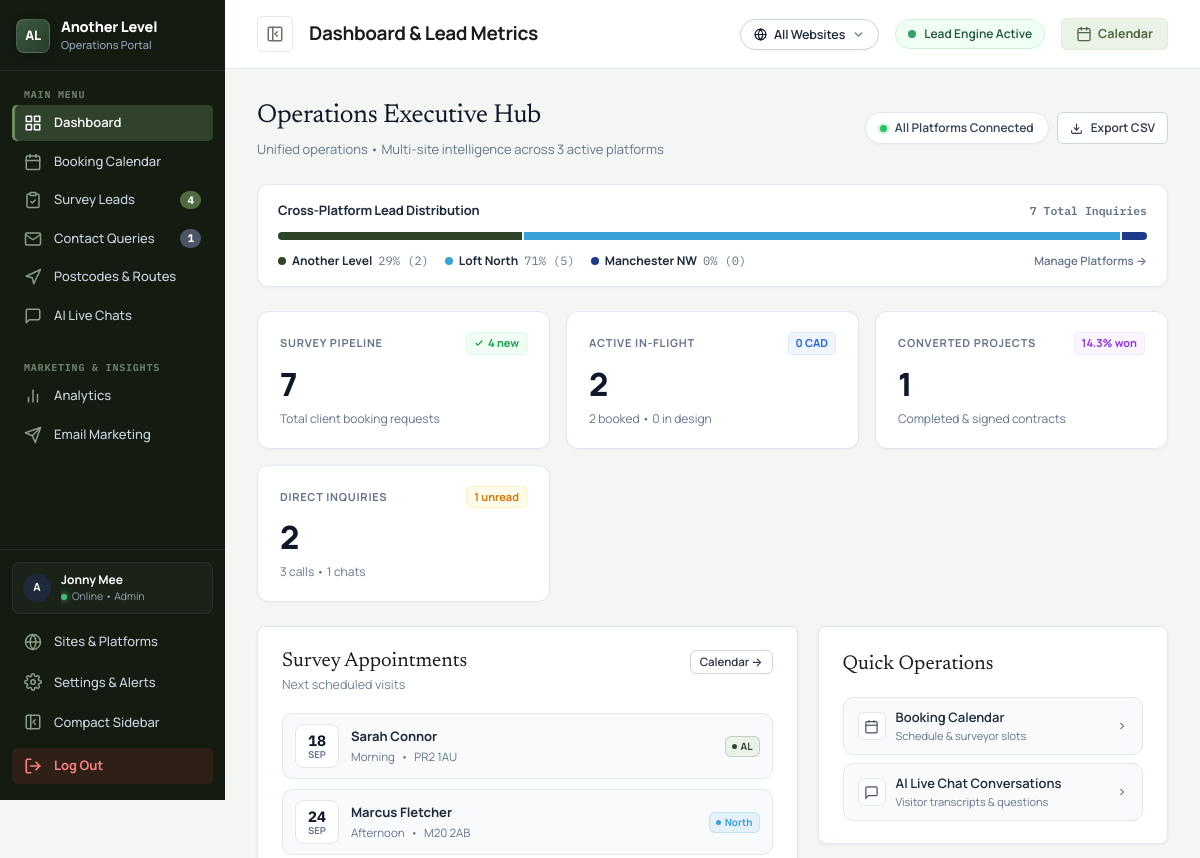
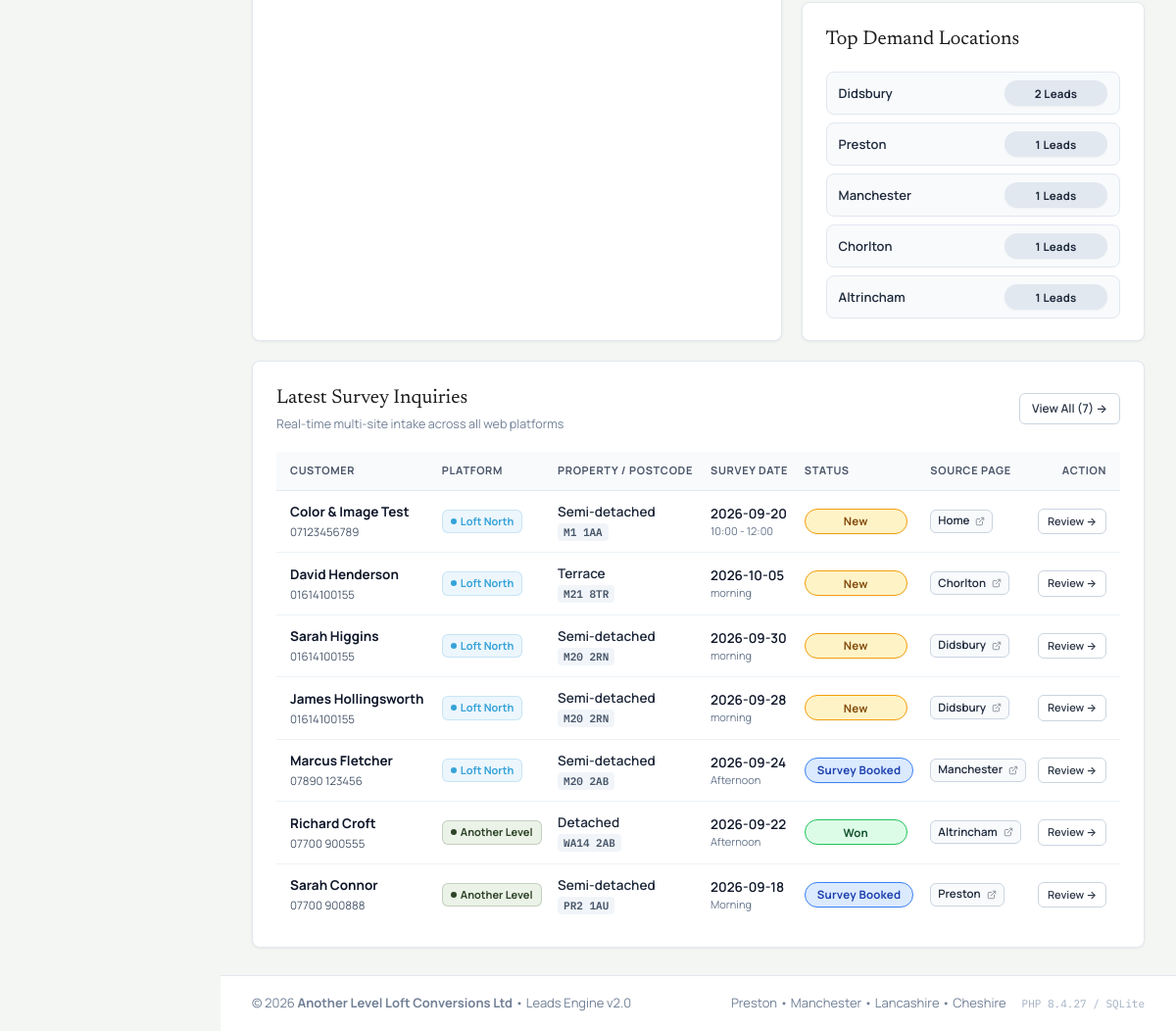
/panel/index.php (signed in), run on the app's committed database (2 pictures, top to bottom).
### tables this page shows
CREATE TABLE sites (
                id INTEGER PRIMARY KEY AUTOINCREMENT,
                site_key TEXT UNIQUE NOT NULL,
                name TEXT NOT NULL,
                short_name TEXT NOT NULL,
                color TEXT NOT NULL,
                badge_bg TEXT NOT NULL,
                domain TEXT,
                phone TEXT,
                email TEXT,
                is_active INTEGER DEFAULT 1,
                created_at DATETIME DEFAULT CURRENT_TIMESTAMP
            );

CREATE TABLE bookings (
            id INTEGER PRIMARY KEY AUTOINCREMENT,
            reference_id TEXT UNIQUE NOT NULL,
            property_type TEXT,
            postcode TEXT,
            address TEXT,
            loft_height TEXT,
            preferred_date TEXT NOT NULL,
            preferred_slot TEXT NOT NULL,
            name TEXT NOT NULL,
            phone TEXT NOT NULL,
            email TEXT,
            status TEXT DEFAULT 'New',
            internal_notes TEXT,
            source_page TEXT,
            ip_address TEXT,
            device_type TEXT,
            browser TEXT,
            location_city TEXT,
            referrer TEXT,
            created_at DATETIME DEFAULT CURRENT_TIMESTAMP,
            updated_at DATETIME DEFAULT CURRENT_TIMESTAMP
        , site_id INTEGER DEFAULT 1);

### panel/index.php (the view, shortened to what the rows shown need)
<?php
require_once __DIR__ . '/includes/sites.php';
$pageTitle = "Dashboard & Lead Metrics";
require_once __DIR__ . '/includes/header.php';
$isAllSites = isAllSitesMode();
$activeSite = getActiveSite();
$siteFilter = buildSiteFilterSql('site_id', 'AND');
$sfClause   = $siteFilter['clause'];
$sfParams   = $siteFilter['params'];
try {
    $recentLeadsStmt = $db->prepare("
        SELECT * FROM bookings
        WHERE LOWER(status) != 'spam' " . $sfClause . "
        ORDER BY id DESC
        LIMIT 10
    ");
    $recentLeadsStmt->execute($sfParams);
    $recentLeads = $recentLeadsStmt->fetchAll(PDO::FETCH_ASSOC);
    $upcomingSurveysStmt = $db->prepare("
        SELECT id, name, phone, preferred_date, preferred_slot, property_type, postcode, site_id, status
        FROM bookings
        WHERE LOWER(status) IN ('survey_booked', 'confirmed') " . $sfClause . "
        ORDER BY preferred_date ASC, id ASC
        LIMIT 4
    ");
    $upcomingSurveysStmt->execute($sfParams);
    $upcomingSurveys = $upcomingSurveysStmt->fetchAll(PDO::FETCH_ASSOC);
    $siteBreakdowns = [];
    $totalNetworkLeads = 0;
    if ($isAllSites) {
        $allSitesList = getAllSites();
        foreach ($allSitesList as $s) {
            $sid = (int)$s['id'];
            $stTotal = (int)$db->query("SELECT COUNT(*) FROM bookings WHERE LOWER(status) != 'spam' AND (site_id = $sid OR (site_id IS NULL AND $sid = 1))")->fetchColumn();
            $stNew   = (int)$db->query("SELECT COUNT(*) FROM bookings WHERE LOWER(status) = 'new' AND (site_id = $sid OR (site_id IS NULL AND $sid = 1))")->fetchColumn();
            $stWon   = (int)$db->query("SELECT COUNT(*) FROM bookings WHERE LOWER(status) = 'won' AND (site_id = $sid OR (site_id IS NULL AND $sid = 1))")->fetchColumn();
            $totalNetworkLeads += $stTotal;
            $siteBreakdowns[] = [
                'site'  => $s,
                'total' => $stTotal,
                'new'   => $stNew,
                'won'   => $stWon
            ];
        }
    }
} catch (Exception $e) {
    $errorMsg = $e->getMessage();
}
?>
<div class="luxury-dashboard-header">
  <div>
    <h1 class="luxury-header-title">
      <?php if ($isAllSites): ?>
        Operations Executive Hub
      <?php else: ?>
        <?php echo htmlspecialchars($activeSite['name']); ?>
      <?php endif; ?>
    </h1>
  </div>
</div>
<?php if ($isAllSites && !empty($siteBreakdowns) && $totalNetworkLeads > 0): ?>
<div class="luxury-share-strip">
  <div class="luxury-share-legend">
    <?php foreach ($siteBreakdowns as $sb):
      $s = $sb['site'];
    ?>
      <a href="?switch_site=<?php echo $s['id']; ?>" class="luxury-legend-item" style="text-decoration:none;color:inherit" title="Filter to <?php echo htmlspecialchars($s['name']); ?>">
        <span class="luxury-legend-dot" style="background:<?php echo htmlspecialchars($s['color']); ?>"></span>
        <strong style="font-weight:700;color:#1E293B"><?php echo htmlspecialchars($s['short_name']); ?></strong>
        <span style="font-family:var(--font-mono);color:#64748B"><?php echo $sb['share']; ?>% (<?php echo $sb['total']; ?>)</span>
      </a>
    <?php endforeach; ?>
  </div>
</div>
<?php endif; ?>
<div class="dashboard-operations-row">
  <div class="panel-card" style="flex:1.4;min-width:0">
    <?php if (empty($upcomingSurveys)): ?>
      <p style="font-size:12.5px;color:#94A3B8;margin:0;padding:8px 0">No upcoming surveys scheduled at the moment.</p>
    <?php else: ?>
      <div class="luxury-agenda-list">
        <?php foreach ($upcomingSurveys as $sLead):
          $ts = !empty($sLead['preferred_date']) ? strtotime($sLead['preferred_date']) : null;
          $dayNum = $ts ? date('d', $ts) : '--';
          $moName = $ts ? date('M', $ts) : 'FLEX';
        ?>
          <a href="bookings.php?lead_id=<?php echo $sLead['id']; ?>" class="luxury-agenda-item">
            <div class="luxury-agenda-date">
              <span class="luxury-agenda-day"><?php echo $dayNum; ?></span>
              <span class="luxury-agenda-mo"><?php echo $moName; ?></span>
            </div>
            <div class="luxury-agenda-info">
              <div class="luxury-agenda-name"><?php echo htmlspecialchars($sLead['name']); ?></div>
              <div class="luxury-agenda-meta">
                <span><?php echo htmlspecialchars($sLead['preferred_slot'] ?: 'Flexible'); ?></span>
                <span>&bull;</span>
                <span><?php echo htmlspecialchars($sLead['postcode']); ?></span>
              </div>
            </div>
            <div class="luxury-agenda-badge">
              <?php echo renderSiteBadge($sLead['site_id'] ?? 1, true); ?>
            </div>
          </a>
        <?php endforeach; ?>
      </div>
    <?php endif; ?>
  </div>
</div>
<div class="panel-card dashboard-leads-card" style="margin-top:20px;overflow:hidden">
  <div class="panel-card-header" style="display:flex;align-items:center;justify-content:space-between">
    <div>
      <h2 class="panel-card-title">Latest Survey Inquiries</h2>
    </div>
  </div>
  <div class="table-responsive">
    <table class="panel-table dashboard-leads-table" style="width:100%">
      <thead>
        <tr>
          <th style="min-width:115px">Customer</th>
          <th style="min-width:78px">Platform</th>
          <th style="min-width:95px">Property / Postcode</th>
          <th style="min-width:92px">Survey Date</th>
          <th style="min-width:75px">Status</th>
          <th style="min-width:85px">Source Page</th>
          <th style="min-width:65px;text-align:right">Action</th>
        </tr>
      </thead>
      <tbody>
        <?php if (empty($recentLeads)): ?>
          <tr>
            <td colspan="7" style="text-align:center;padding:40px 20px;color:#94A3B8">
              <svg viewBox="0 0 24 24" width="32" height="32" fill="none" stroke="currentColor" stroke-width="1.5" style="margin:0 auto 10px;display:block;opacity:0.5"><circle cx="12" cy="12" r="10"></circle><line x1="12" y1="8" x2="12" y2="12"></line><line x1="12" y1="16" x2="12.01" y2="16"></line></svg>
              No bookings recorded yet for this platform view.
            </td>
          </tr>
        <?php else: ?>
          <?php foreach ($recentLeads as $lead): ?>
            <tr>
              <td>
                <strong style="color:#0F172A"><?php echo htmlspecialchars($lead['name']); ?></strong>
                <div style="font-size:11.5px;color:#64748B;margin-top:2px">
                  <a href="tel:<?php echo htmlspecialchars($lead['phone']); ?>" style="color:#475569;text-decoration:none"><?php echo htmlspecialchars($lead['phone']); ?></a>
                </div>
              </td>
              <td>
                <?php echo renderSiteBadge($lead['site_id'] ?? 1); ?>
              </td>
              <td>
                <div style="font-weight:600;color:#1E293B"><?php echo htmlspecialchars($lead['property_type'] ?: 'Loft Conversion'); ?></div>
                <span class="mono-badge" style="font-size:11px"><?php echo htmlspecialchars($lead['postcode'] ?: 'N/A'); ?></span>
              </td>
              <td>
                <div style="font-weight:600;color:#0F172A">
                  <?php echo htmlspecialchars($lead['preferred_date'] ?: 'Flexible'); ?>
                </div>
                <div style="font-size:11px;color:#64748B">
                  <?php echo htmlspecialchars($lead['preferred_slot'] ?: 'Any Slot'); ?>
                </div>
              </td>
              <td>
                <span class="badge badge-<?php echo htmlspecialchars((string)$lead['status']); ?>">
                  <?php echo ucwords(str_replace('_', ' ', (string)$lead['status'])); ?>
                </span>
              </td>
              <td style="white-space:nowrap">
                <?php
                  $rawSrc = $lead['source_page'] ?? $lead['page_url'] ?? '/';
                  $linkUrl = getSitePageUrl($lead['site_id'] ?? 1, (string)$rawSrc);
                  $readableName = formatPageLocation((string)$rawSrc);
                ?>
                <a href="<?php echo htmlspecialchars($linkUrl); ?>" target="_blank" class="source-pill" title="View page: <?php echo htmlspecialchars($readableName); ?>">
                  <span><?php echo htmlspecialchars($readableName); ?></span>
                </a>
              </td>
              <td style="text-align:right;white-space:nowrap">
                <a href="bookings.php?lead_id=<?php echo $lead['id']; ?>" class="btn btn-sm btn-secondary" style="font-size:11px;padding:4px 9px;white-space:nowrap">
                  Review &rarr;
                </a>
              </td>
            </tr>
          <?php endforeach; ?>
        <?php endif; ?>
      </tbody>
    </table>
  </div>
</div>
<?php require_once __DIR__ . '/includes/footer.php'; ?>

### panel/includes/header.php (shortened to what the rows shown need)
<?php
require_once __DIR__ . '/auth.php';
require_once __DIR__ . '/sites.php';
$currentUser = getCurrentUser();
$allSitesList = getAllSites();
?>
<!DOCTYPE html>
<html lang="en">
<head>
  <link rel="stylesheet" href="css/panel.css?v=<?php echo time(); ?>">
</head>
<body class="panel-body">
<div class="panel-wrapper">
  <aside class="panel-sidebar" id="panelSidebar">
    <div class="sidebar-footer">
      <div class="sidebar-user-mini" style="display:flex;align-items:center;gap:10px;padding:8px 10px;margin-bottom:8px;border-radius:8px;background:rgba(255,255,255,0.03);border:1px solid rgba(255,255,255,0.06);">
        <div class="user-avatar" style="width:28px;height:28px;font-size:11px;background:#1E293B;color:#FFFFFF;border-radius:50%;display:flex;align-items:center;justify-content:center;font-weight:700;flex-shrink:0;">
          <?php echo strtoupper(substr($currentUser['username'] ?? 'J', 0, 1)); ?>
        </div>
        <div style="flex:1;min-width:0;overflow:hidden">
          <div style="font-size:12px;font-weight:700;color:#FFFFFF;white-space:nowrap;overflow:hidden;text-overflow:ellipsis">
            <?php echo htmlspecialchars($currentUser['full_name'] ?? 'Jonny Mee'); ?>
          </div>
          <div style="font-size:10.5px;color:#94A3B8;display:flex;align-items:center;gap:5px">
            <span class="status-dot-green"></span> Online &bull; Admin
          </div>
        </div>
      </div>
    </div>
  </aside>
  <div class="panel-main">
    <header class="panel-topbar">
      <div class="topbar-left">
        <div class="mobile-topbar-brand">
          <div>
            <h1 class="topbar-title">
              <span class="topbar-title-full"><?php echo htmlspecialchars($pageTitle); ?></span>
            </h1>
          </div>
        </div>
      </div>
    </header>
    <main class="panel-content">

### panel/includes/sites.php (shortened to what the rows shown need)
<?php
require_once __DIR__ . '/db.php';
require_once __DIR__ . '/auth.php';
function getAllSites(bool $includeInactive = false): array {
    static $sitesCache = null;
    if ($sitesCache !== null && !$includeInactive) {
        return $sitesCache;
    }
    $db = getDb();
    $sql = "SELECT * FROM sites" . ($includeInactive ? "" : " WHERE is_active = 1") . " ORDER BY id ASC";
    $sites = $db->query($sql)->fetchAll(PDO::FETCH_ASSOC);
    if (!$includeInactive) {
        $sitesCache = $sites;
    }
    return $sites;
}
function getSiteById(int $id): ?array {
    $sites = getAllSites(true);
    foreach ($sites as $s) {
        if ((int)$s['id'] === $id) {
            return $s;
        }
    }
    return null;
}
function getActiveSiteId(): string|int {
    $switchParam = $_GET['switch_site'] ?? $_GET['site'] ?? null;
    if (isset($_SESSION['active_site_id'])) {
        return $_SESSION['active_site_id'] === 'all' ? 'all' : (int)$_SESSION['active_site_id'];
    }
    return 'all';
}
function isAllSitesMode(): bool {
    return getActiveSiteId() === 'all';
}
function renderSiteBadge(int|string $siteId, bool $isSmall = false): string {
    $site = getSiteById((int)$siteId);
    $color = htmlspecialchars($site['color']);
    $bg = htmlspecialchars($site['badge_bg']);
    if ($isSmall) {
        $short = match((int)$site['id']) {
            1 => 'AL',
            2 => 'North',
            default => 'Site ' . $site['id']
        };
        $fontSize = '10px';
        $padding = '2px 6px';
        $dotSize = '5px';
    } else {
        $short = htmlspecialchars($site['short_name']);
        $fontSize = '11px';
        $padding = '3px 8px';
        $dotSize = '6px';
    }
    return sprintf(
        '<span class="site-tag site-tag-%s" style="background:%s;color:%s;border:1px solid %s33;font-size:%s;padding:%s;border-radius:6px;font-weight:700;display:inline-flex;align-items:center;gap:4px;white-space:nowrap;flex-shrink:0;"><span style="width:%s;height:%s;border-radius:50%%;background:%s;display:inline-block;flex-shrink:0"></span>%s</span>',
        htmlspecialchars($site['site_key']),
        $bg,
        $color,
        $color,
        $fontSize,
        $padding,
        $dotSize,
        $dotSize,
        $color,
        $short
    );
}
function buildSiteFilterSql(string $column = 'site_id', string $operator = 'WHERE'): array {
    $id = getActiveSiteId();
    if ($id === 'all') {
        return [
            'clause' => '',
            'params' => []
        ];
    }
    $prefix = $operator === 'AND' ? ' AND ' : ' WHERE ';
    return [
        'clause' => "{$prefix} ({$column} = ? OR {$column} IS NULL)",
        'params' => [(int)$id]
    ];
}
function getSitePageUrl(int|string|null $siteId, ?string $rawPageUrl): string {
    $siteId = (int)($siteId ?: 1);
    $path = trim((string)$rawPageUrl);
    if ($path === "" || $path === "/" || $path === "home") {
        $path = "index.php";
    }
    $cleanPath = ltrim($path, "/");
    $httpHost = $_SERVER["HTTP_HOST"] ?? "localhost:8000";
    $hostOnly = explode(":", $httpHost)[0];
    $isLocal = in_array($hostOnly, ["localhost", "127.0.0.1", "::1"], true)
               || str_ends_with($hostOnly, ".test")
               || str_ends_with($hostOnly, ".local")
               || filter_var($hostOnly, FILTER_VALIDATE_IP) !== false;
    if ($isLocal) {
        $scheme = (!empty($_SERVER["HTTPS"]) && $_SERVER["HTTPS"] !== "off") ? "https" : "http";
        if ($siteId === 2) {
            return "{$scheme}://{$hostOnly}:8001/{$cleanPath}";
        } elseif ($siteId === 1) {
            return "{$scheme}://{$hostOnly}:8000/{$cleanPath}";
        } else {
            $port = 8000 + ($siteId - 1);
            return "{$scheme}://{$hostOnly}:{$port}/{$cleanPath}";
        }
    }
    $site = getSiteById($siteId);
    $domain = !empty($site["domain"]) ? $site["domain"] : "anotherlevelloftconversions.co.uk";
    return "https://{$domain}/{$cleanPath}";
}

### data on the page
sites: short_name "Another Level"
sites: short_name "Loft North", share "71", total "5"
sites: short_name "Manchester NW", share "0", total "0"
bookings: preferred_date "18", preferred_date "SEP", name "Sarah Connor", preferred_slot "Morning", postcode "PR2 1AU", site "AL", phone "07700 900888", site.short_name "Another Level", property_type "Semi-detached", preferred_date "2026-09-18", status "Survey Booked", source_page "Preston"
bookings: preferred_date "24", preferred_date "SEP", name "Marcus Fletcher", preferred_slot "Afternoon", postcode "M20 2AB", site "North", phone "07890 123456", site.short_name "Loft North", property_type "Semi-detached", preferred_date "2026-09-24", status "Survey Booked", source_page "Manchester"
bookings: name "Color & Image Test", phone "07123456789", site.short_name "Loft North", property_type "Semi-detached", postcode "M1 1AA", preferred_date "2026-09-20", preferred_slot "10:00 - 12:00", status "New", source_page "Home"
bookings: name "David Henderson", phone "01614100155", site.short_name "Loft North", property_type "Terrace", postcode "M21 8TR", preferred_date "2026-10-05", preferred_slot "morning", status "New", source_page "Chorlton"
bookings: name "Sarah Higgins", phone "01614100155", site.short_name "Loft North", property_type "Semi-detached", postcode "M20 2RN", preferred_date "2026-09-30", preferred_slot "morning", status "New", source_page "Didsbury"
bookings: name "James Hollingsworth", phone "01614100155", site.short_name "Loft North", property_type "Semi-detached", postcode "M20 2RN", preferred_date "2026-09-28", preferred_slot "morning", status "New", source_page "Didsbury"
bookings: name "Richard Croft", phone "07700 900555", site.short_name "Another Level", property_type "Detached", postcode "WA14 2AB", preferred_date "2026-09-22", preferred_slot "Afternoon", status "Won", source_page "Altrincham"

### other printed values
$newBookingsCount "4"
$newContactsCount "1"
substr($currentUser['username'] ?? 'J', 0, 1) "A"
$currentUser['full_name'] "Jonny Mee"
$pageTitle "Dashboard & Lead Metrics"
count($siteBreakdowns) "3"
$totalNetworkLeads "7"
$sb['share'] "29"
$sb['total'] "2"
$newBookings "4"
$totalBookings "7"
$cadSent "0"
$surveyBooked + $cadSent "2"
$surveyBooked "2"
$conversionRate "14.3"
